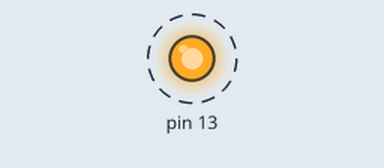
The sketch below on a simulated Arduino Uno, built with avr-gcc and run on an emulated ATmega328P. Parts: output pins drawn as LEDs (lit = HIGH). Dashed ring = blinking. What the sketch prints to the serial monitor is not drawn.

Above: at 0.2 s.
Timing chart, 0 to 3.0 s (numbered marks = the images above):
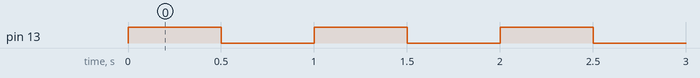

The sketch:

CheckConnection.ino
```cpp
/*
To test whether Arduino is connected to computer
- need to open Tools > Serial Montior to check the operation

void setup() {
  Serial.begin(9600);
}

void loop() {
  Serial.println("Hello from Arduino!");
  delay(1000);
}
*/

/*
To test whether Arduino is connected to computer and the Arduino device itself (by auto-connected LED13)
- need to open Tools > Serial Montior to check the operation
*/

void setup() {
  Serial.begin(9600);
  pinMode(13, OUTPUT);
}

void loop() {
  digitalWrite(13, HIGH);
  Serial.println("LED ON");
  delay(500);

  digitalWrite(13, LOW);
  Serial.println("LED OFF");
  delay(500);
}
```

Measured:
- by itself, pin 13: alternates HIGH for 0.50 s and LOW for 0.50 s
